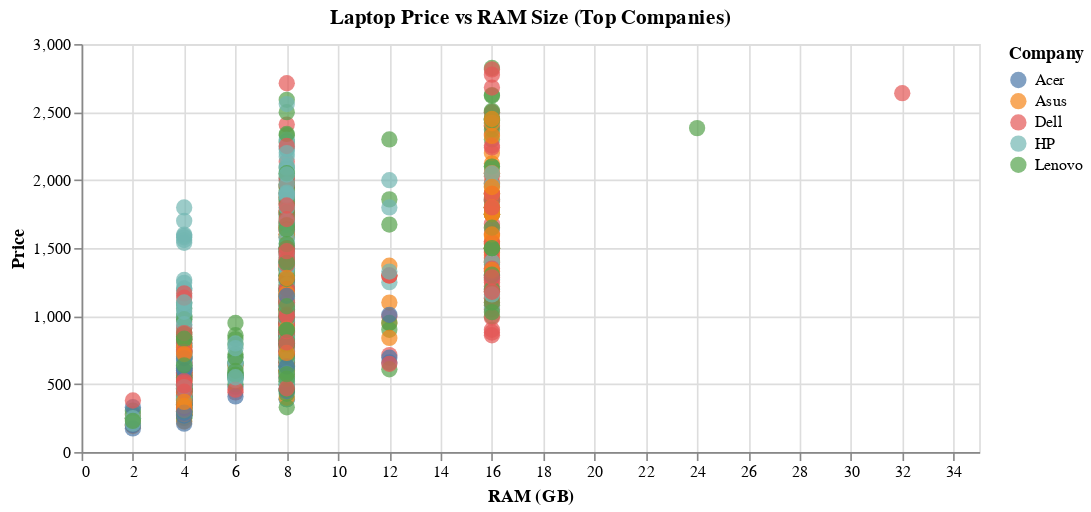

Write notebook code for a chart like this one.
### Markdown cell above
3) Laptop Price vs RAM Size (Top Companies)

### Code cell
top_companies = akv16['Company'].value_counts().nlargest(5).index
filtered_data = akv16[akv16['Company'].isin(top_companies)]

company_selection = alt.selection_point(fields=['Company'], bind='legend')

scatter_plot = alt.Chart(filtered_data).mark_circle(size=100, opacity=0.7).encode(
    x=alt.X('RAM', title='RAM (GB)'),
    y=alt.Y('Price:Q', title='Price'),
    color=alt.condition(company_selection, 'Company:N', alt.value('lightgray')),  
    tooltip=['Company', 'RAM', 'Price']
).properties(
    title='Laptop Price vs RAM Size (Top Companies)',
    width=550,
    height=250
).add_params(company_selection)

scatter_plot = scatter_plot.interactive()

alt.themes.enable('dark') 
scatter_plot.save('3.html')
scatter_plot

### Figure 1 — Vega-Lite specification as saved in the notebook (floating-point values rounded to 4 significant figures; data arrays with more than 128 entries replaced by an {"elided": "..."} marker saying what was removed)
{"usermeta": {"embedOptions": {"theme": "dark"}}, "config": {"view": {"continuousWidth": 300, "continuousHeight": 300}}, "data": {"name": "data-9fba7797db349128041df65b336317cf"}, "mark": {"type": "circle", "opacity": 0.7, "size": 100}, "encoding": {"color": {"condition": {"param": "param_20", "field": "Company", "type": "nominal"}, "value": "lightgray"}, "tooltip": [{"field": "Company", "type": "nominal"}, {"field": "RAM", "type": "quantitative"}, {"field": "Price", "type": "quantitative"}], "x": {"field": "RAM", "title": "RAM (GB)", "type": "quantitative"}, "y": {"field": "Price", "title": "Price", "type": "quantitative"}}, "height": 250, "params": [{"name": "param_20", "select": {"type": "point", "fields": ["Company"]}, "bind": "legend"}, {"name": "param_21", "select": {"type": "interval", "encodings": ["x", "y"]}, "bind": "scales"}], "title": "Laptop Price vs RAM Size (Top Companies)", "width": 550, "$schema": "https://vega.github.io/schema/vega-lite/v5.20.1.json", "datasets": {"data-9fba7797db349128041df65b336317cf": {"elided": "1052 records"}}}
